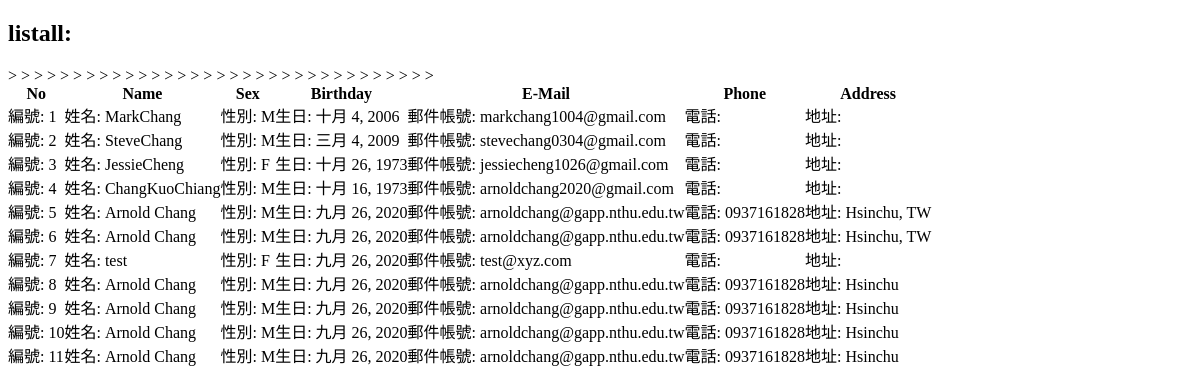
/listall/, run on an earlier commit of the app's database.
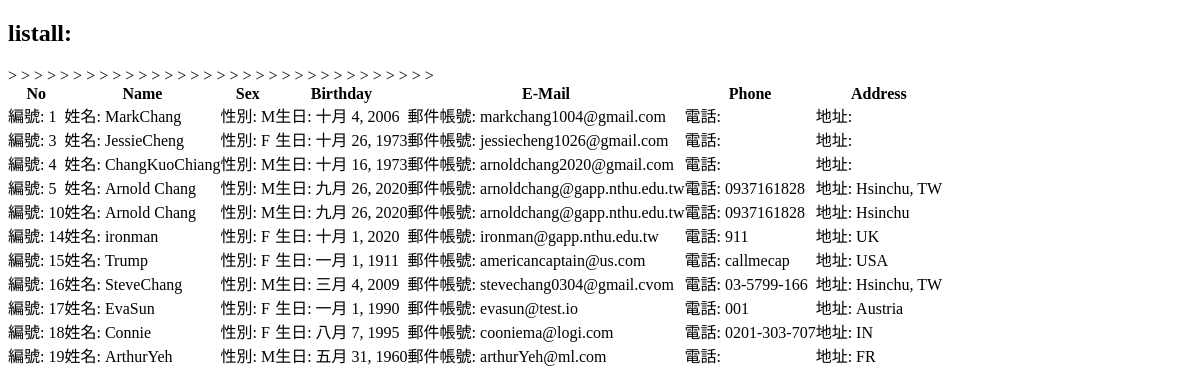
And on a later commit of the database.
### myapp1/models.py (models this page shows)
class student(models.Model): # added by Arnold 2020-09-17
	cName = models.CharField(max_length=20, null=False)
	cSex = models.CharField(max_length=2, default='M', null=False)
	cBirthday = models.DateField(null=False)
	cEmail = models.EmailField(max_length=100, blank=True, default='')
	cPhone = models.CharField(max_length=50, blank=True, default='')
	cAddr = models.CharField(max_length=255, blank=True, default='')

### myapp1/views.py (the view)
# urls.py: path('listall/', listall), # added by Arnold 2020-09-17
def listall(request): #added by Arnold on 2020-09-17
	try:
		students = student.objects.all().order_by('id')
	except:
		errormessage = '讀取錯誤'
	return render(request, "listall.html", locals())

### templates/listall.html (shortened to what this page needs)
<!DOCTYPE html>
<html>
<head>
</head>
<body>
	<h2>listall: {{errormessage}} </h2>
	<table boarder="1", cellpadding="0", cellspacing="0">
		<th> No</th>
		<th> Name </th>
		<th> Sex </th>
		<th> Birthday </th>
		<th> E-Mail </th>
		<th> Phone </th>
		<th> Address </th>
		{% for unit in students %}
		<tr>
			<td> 編號: {{unit.id}} </td>
			<td> 姓名: {{unit.cName}} </td>
			<td> 性別: {{unit.cSex}} </td>>
			<td> 生日: {{unit.cBirthday}} </td>
			<td> 郵件帳號: {{unit.cEmail}} </td>
			<td> 電話: {{unit.cPhone}} </td>>
			<td> 地址: {{unit.cAddr}} </td>>
		</tr>
		{% endfor %}
	</table>
</body>
</html>

What changed in the data, as far as the page shows it:
removed student: id "2", cName "SteveChang", cSex "M", cBirthday "三月 4, 2009", cEmail "stevechang0304@gmail.com"
removed student: id "6", cName "Arnold Chang", cSex "M", cBirthday "九月 26, 2020", cEmail "arnoldchang@gapp.nthu.edu.tw", cPhone "0937161828", cAddr "Hsinchu, TW"
removed student: id "7", cName "test", cSex "F", cBirthday "九月 26, 2020", cEmail "test@xyz.com"
removed student: id "8", cName "Arnold Chang", cSex "M", cBirthday "九月 26, 2020", cEmail "arnoldchang@gapp.nthu.edu.tw", cPhone "0937161828", cAddr "Hsinchu"
removed student: id "9", cName "Arnold Chang", cSex "M", cBirthday "九月 26, 2020", cEmail "arnoldchang@gapp.nthu.edu.tw", cPhone "0937161828", cAddr "Hsinchu"
removed student: id "11", cName "Arnold Chang", cSex "M", cBirthday "九月 26, 2020", cEmail "arnoldchang@gapp.nthu.edu.tw", cPhone "0937161828", cAddr "Hsinchu"
added student: id "14", cName "ironman", cSex "F", cBirthday "十月 1, 2020", cEmail "ironman@gapp.nthu.edu.tw", cPhone "911", cAddr "UK"
added student: id "15", cName "Trump", cSex "F", cBirthday "一月 1, 1911", cEmail "americancaptain@us.com", cPhone "callmecap", cAddr "USA"
added student: id "16", cName "SteveChang", cSex "M", cBirthday "三月 4, 2009", cEmail "stevechang0304@gmail.cvom", cPhone "03-5799-166", cAddr "Hsinchu, TW"
added student: id "17", cName "EvaSun", cSex "F", cBirthday "一月 1, 1990", cEmail "evasun@test.io", cPhone "001", cAddr "Austria"
added student: id "18", cName "Connie", cSex "F", cBirthday "八月 7, 1995", cEmail "cooniema@logi.com", cPhone "0201-303-707", cAddr "IN"
added student: id "19", cName "ArthurYeh", cSex "M", cBirthday "五月 31, 1960", cEmail "arthurYeh@ml.com", cAddr "FR"
